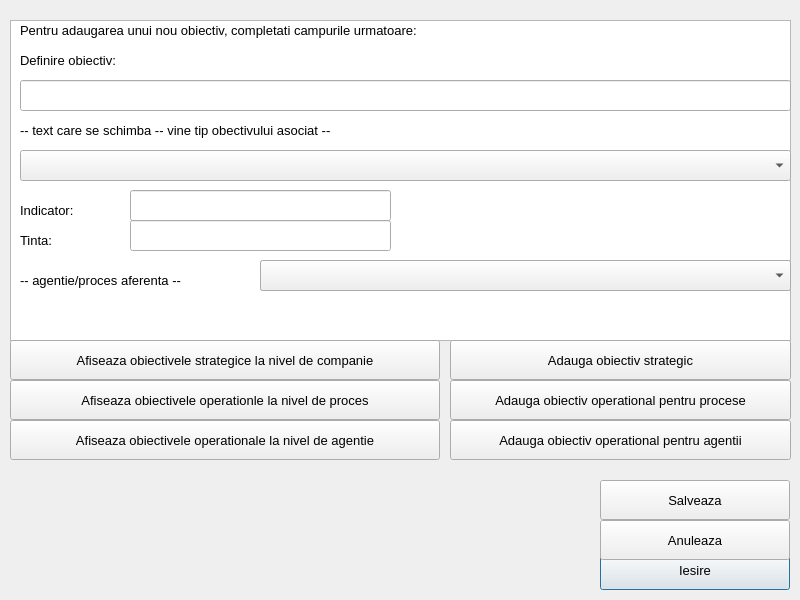
<?xml version="1.0" encoding="UTF-8"?>
<ui version="4.0">
 <class>Ob</class>
 <widget class="QDialog" name="Ob">
  <property name="geometry">
   <rect>
    <x>0</x>
    <y>0</y>
    <width>800</width>
    <height>600</height>
   </rect>
  </property>
  <property name="windowTitle">
   <string>Dialog</string>
  </property>
  <widget class="QPushButton" name="iesire">
   <property name="geometry">
    <rect>
     <x>600</x>
     <y>550</y>
     <width>190</width>
     <height>40</height>
    </rect>
   </property>
   <property name="font">
    <font>
     <pointsize>10</pointsize>
    </font>
   </property>
   <property name="text">
    <string>Iesire</string>
   </property>
  </widget>
  <widget class="QTableView" name="tableView">
   <property name="geometry">
    <rect>
     <x>10</x>
     <y>20</y>
     <width>781</width>
     <height>321</height>
    </rect>
   </property>
  </widget>
  <widget class="QPushButton" name="showobstr">
   <property name="geometry">
    <rect>
     <x>10</x>
     <y>340</y>
     <width>430</width>
     <height>40</height>
    </rect>
   </property>
   <property name="font">
    <font>
     <pointsize>10</pointsize>
    </font>
   </property>
   <property name="text">
    <string>Afiseaza obiectivele strategice la nivel de companie</string>
   </property>
  </widget>
  <widget class="QPushButton" name="showobproces">
   <property name="geometry">
    <rect>
     <x>10</x>
     <y>380</y>
     <width>430</width>
     <height>40</height>
    </rect>
   </property>
   <property name="font">
    <font>
     <pointsize>10</pointsize>
    </font>
   </property>
   <property name="text">
    <string>Afiseaza obiectivele operationle la nivel de proces</string>
   </property>
  </widget>
  <widget class="QPushButton" name="showobagentie">
   <property name="geometry">
    <rect>
     <x>10</x>
     <y>420</y>
     <width>430</width>
     <height>40</height>
    </rect>
   </property>
   <property name="font">
    <font>
     <pointsize>10</pointsize>
    </font>
   </property>
   <property name="text">
    <string>Afiseaza obiectivele operationale la nivel de agentie</string>
   </property>
  </widget>
  <widget class="QPushButton" name="addobstr">
   <property name="geometry">
    <rect>
     <x>450</x>
     <y>340</y>
     <width>341</width>
     <height>40</height>
    </rect>
   </property>
   <property name="font">
    <font>
     <pointsize>10</pointsize>
    </font>
   </property>
   <property name="text">
    <string>Adauga obiectiv strategic</string>
   </property>
  </widget>
  <widget class="QPushButton" name="addobproces">
   <property name="geometry">
    <rect>
     <x>450</x>
     <y>380</y>
     <width>341</width>
     <height>40</height>
    </rect>
   </property>
   <property name="font">
    <font>
     <pointsize>10</pointsize>
    </font>
   </property>
   <property name="text">
    <string>Adauga obiectiv operational pentru procese</string>
   </property>
  </widget>
  <widget class="QPushButton" name="addobagentie">
   <property name="geometry">
    <rect>
     <x>450</x>
     <y>420</y>
     <width>341</width>
     <height>40</height>
    </rect>
   </property>
   <property name="font">
    <font>
     <pointsize>10</pointsize>
    </font>
   </property>
   <property name="text">
    <string>Adauga obiectiv operational pentru agentii</string>
   </property>
  </widget>
  <widget class="QLabel" name="newob">
   <property name="geometry">
    <rect>
     <x>20</x>
     <y>20</y>
     <width>531</width>
     <height>21</height>
    </rect>
   </property>
   <property name="font">
    <font>
     <pointsize>10</pointsize>
    </font>
   </property>
   <property name="text">
    <string>Pentru adaugarea unui nou obiectiv, completati campurile urmatoare:</string>
   </property>
  </widget>
  <widget class="QLabel" name="def">
   <property name="geometry">
    <rect>
     <x>20</x>
     <y>50</y>
     <width>141</width>
     <height>21</height>
    </rect>
   </property>
   <property name="font">
    <font>
     <pointsize>10</pointsize>
    </font>
   </property>
   <property name="text">
    <string>Definire obiectiv:</string>
   </property>
  </widget>
  <widget class="QLineEdit" name="defEdit">
   <property name="geometry">
    <rect>
     <x>20</x>
     <y>80</y>
     <width>771</width>
     <height>31</height>
    </rect>
   </property>
   <property name="font">
    <font>
     <pointsize>8</pointsize>
    </font>
   </property>
  </widget>
  <widget class="QComboBox" name="tipBox">
   <property name="geometry">
    <rect>
     <x>20</x>
     <y>150</y>
     <width>771</width>
     <height>31</height>
    </rect>
   </property>
   <property name="font">
    <font>
     <pointsize>10</pointsize>
    </font>
   </property>
  </widget>
  <widget class="QLabel" name="tip">
   <property name="geometry">
    <rect>
     <x>20</x>
     <y>120</y>
     <width>421</width>
     <height>21</height>
    </rect>
   </property>
   <property name="font">
    <font>
     <pointsize>10</pointsize>
    </font>
   </property>
   <property name="text">
    <string>-- text care se schimba -- vine tip obectivului asociat --</string>
   </property>
  </widget>
  <widget class="QLabel" name="indicator">
   <property name="geometry">
    <rect>
     <x>20</x>
     <y>200</y>
     <width>141</width>
     <height>21</height>
    </rect>
   </property>
   <property name="font">
    <font>
     <pointsize>10</pointsize>
    </font>
   </property>
   <property name="text">
    <string>Indicator:</string>
   </property>
  </widget>
  <widget class="QLabel" name="tinta">
   <property name="geometry">
    <rect>
     <x>20</x>
     <y>230</y>
     <width>141</width>
     <height>21</height>
    </rect>
   </property>
   <property name="font">
    <font>
     <pointsize>10</pointsize>
    </font>
   </property>
   <property name="text">
    <string>Tinta:</string>
   </property>
  </widget>
  <widget class="QLineEdit" name="indicatorEdit">
   <property name="geometry">
    <rect>
     <x>130</x>
     <y>190</y>
     <width>261</width>
     <height>31</height>
    </rect>
   </property>
   <property name="font">
    <font>
     <pointsize>8</pointsize>
    </font>
   </property>
  </widget>
  <widget class="QLineEdit" name="tintaEdit">
   <property name="geometry">
    <rect>
     <x>130</x>
     <y>220</y>
     <width>261</width>
     <height>31</height>
    </rect>
   </property>
   <property name="font">
    <font>
     <pointsize>8</pointsize>
    </font>
   </property>
  </widget>
  <widget class="QLabel" name="aferent">
   <property name="geometry">
    <rect>
     <x>20</x>
     <y>270</y>
     <width>231</width>
     <height>21</height>
    </rect>
   </property>
   <property name="font">
    <font>
     <pointsize>10</pointsize>
    </font>
   </property>
   <property name="text">
    <string>-- agentie/proces aferenta --</string>
   </property>
  </widget>
  <widget class="QComboBox" name="aferentBox">
   <property name="geometry">
    <rect>
     <x>260</x>
     <y>260</y>
     <width>531</width>
     <height>31</height>
    </rect>
   </property>
   <property name="font">
    <font>
     <pointsize>10</pointsize>
    </font>
   </property>
  </widget>
  <widget class="QPushButton" name="salveaza">
   <property name="geometry">
    <rect>
     <x>600</x>
     <y>480</y>
     <width>190</width>
     <height>40</height>
    </rect>
   </property>
   <property name="font">
    <font>
     <pointsize>10</pointsize>
    </font>
   </property>
   <property name="text">
    <string>Salveaza</string>
   </property>
  </widget>
  <widget class="QPushButton" name="anuleaza">
   <property name="geometry">
    <rect>
     <x>600</x>
     <y>520</y>
     <width>190</width>
     <height>40</height>
    </rect>
   </property>
   <property name="font">
    <font>
     <pointsize>10</pointsize>
    </font>
   </property>
   <property name="text">
    <string>Anuleaza</string>
   </property>
  </widget>
  <widget class="QComboBox" name="aferentBox2">
   <property name="geometry">
    <rect>
     <x>260</x>
     <y>260</y>
     <width>531</width>
     <height>31</height>
    </rect>
   </property>
   <property name="font">
    <font>
     <pointsize>10</pointsize>
    </font>
   </property>
  </widget>
 </widget>
 <resources/>
 <connections/>
</ui>
